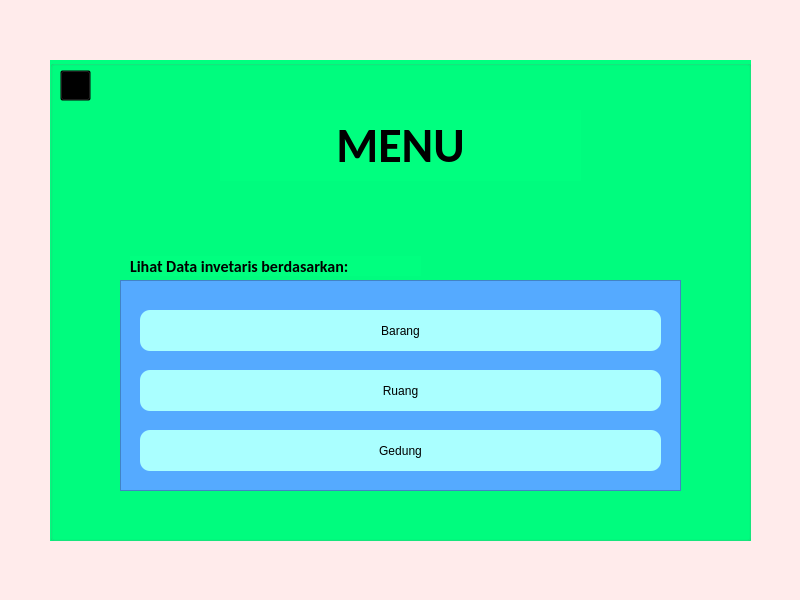
<?xml version="1.0" encoding="UTF-8"?>
<ui version="4.0">
 <class>Menu</class>
 <widget class="QMainWindow" name="Menu">
  <property name="geometry">
   <rect>
    <x>0</x>
    <y>0</y>
    <width>800</width>
    <height>600</height>
   </rect>
  </property>
  <property name="windowTitle">
   <string>Menu</string>
  </property>
  <property name="styleSheet">
   <string notr="true">background-color: rgb(255, 235, 235);</string>
  </property>
  <widget class="QWidget" name="centralwidget">
   <widget class="QGroupBox" name="Login_view">
    <property name="geometry">
     <rect>
      <x>50</x>
      <y>60</y>
      <width>701</width>
      <height>481</height>
     </rect>
    </property>
    <property name="autoFillBackground">
     <bool>false</bool>
    </property>
    <property name="styleSheet">
     <string notr="true">background-color: rgb(0, 255, 127);
color: qlineargradient(spread:reflect, x1:1, y1:1, x2:1, y2:0.494, stop:0 rgba(54, 54, 54, 199), stop:1 rgba(255, 255, 255, 255));
</string>
    </property>
    <property name="title">
     <string/>
    </property>
    <widget class="QLabel" name="label">
     <property name="geometry">
      <rect>
       <x>170</x>
       <y>50</y>
       <width>361</width>
       <height>71</height>
      </rect>
     </property>
     <property name="font">
      <font>
       <family>Calibri</family>
       <pointsize>36</pointsize>
       <weight>75</weight>
       <bold>true</bold>
      </font>
     </property>
     <property name="styleSheet">
      <string notr="true">color: rgb(0, 0, 0);</string>
     </property>
     <property name="text">
      <string>MENU</string>
     </property>
     <property name="alignment">
      <set>Qt::AlignCenter</set>
     </property>
    </widget>
    <widget class="QFrame" name="frame">
     <property name="geometry">
      <rect>
       <x>70</x>
       <y>220</y>
       <width>561</width>
       <height>211</height>
      </rect>
     </property>
     <property name="styleSheet">
      <string notr="true">background-color: rgb(85, 170, 255);</string>
     </property>
     <property name="frameShape">
      <enum>QFrame::StyledPanel</enum>
     </property>
     <property name="frameShadow">
      <enum>QFrame::Raised</enum>
     </property>
     <widget class="QPushButton" name="Barang">
      <property name="geometry">
       <rect>
        <x>20</x>
        <y>30</y>
        <width>521</width>
        <height>41</height>
       </rect>
      </property>
      <property name="styleSheet">
       <string notr="true">color: rgb(0, 0, 0);
background-color: rgb(170, 255, 255);
border-radius : 10px;</string>
      </property>
      <property name="text">
       <string>Barang</string>
      </property>
     </widget>
     <widget class="QPushButton" name="Gedung">
      <property name="geometry">
       <rect>
        <x>20</x>
        <y>150</y>
        <width>521</width>
        <height>41</height>
       </rect>
      </property>
      <property name="styleSheet">
       <string notr="true">color: rgb(0, 0, 0);
background-color: rgb(170, 255, 255);
border-radius : 10px;</string>
      </property>
      <property name="text">
       <string>Gedung</string>
      </property>
     </widget>
     <widget class="QPushButton" name="Ruang">
      <property name="geometry">
       <rect>
        <x>20</x>
        <y>90</y>
        <width>521</width>
        <height>41</height>
       </rect>
      </property>
      <property name="styleSheet">
       <string notr="true">color: rgb(0, 0, 0);
background-color: rgb(170, 255, 255);
border-radius : 10px;</string>
      </property>
      <property name="text">
       <string>Ruang</string>
      </property>
     </widget>
    </widget>
    <widget class="QLabel" name="label_2">
     <property name="geometry">
      <rect>
       <x>80</x>
       <y>196</y>
       <width>291</width>
       <height>20</height>
      </rect>
     </property>
     <property name="font">
      <font>
       <family>Calibri</family>
       <pointsize>12</pointsize>
       <weight>75</weight>
       <bold>true</bold>
      </font>
     </property>
     <property name="styleSheet">
      <string notr="true">color: rgb(0, 0, 0);</string>
     </property>
     <property name="text">
      <string>Lihat Data invetaris berdasarkan:</string>
     </property>
    </widget>
    <widget class="QPushButton" name="LogOutButton">
     <property name="geometry">
      <rect>
       <x>10</x>
       <y>10</y>
       <width>31</width>
       <height>31</height>
      </rect>
     </property>
     <property name="styleSheet">
      <string notr="true">background-color: transparent;</string>
     </property>
     <property name="text">
      <string/>
     </property>
    </widget>
    <widget class="QLabel" name="label_3">
     <property name="geometry">
      <rect>
       <x>10</x>
       <y>10</y>
       <width>31</width>
       <height>31</height>
      </rect>
     </property>
     <property name="text">
      <string/>
     </property>
     <property name="pixmap">
      <pixmap>icon/LogOut.png</pixmap>
     </property>
     <property name="scaledContents">
      <bool>true</bool>
     </property>
    </widget>
    <zorder>label</zorder>
    <zorder>frame</zorder>
    <zorder>label_2</zorder>
    <zorder>label_3</zorder>
    <zorder>LogOutButton</zorder>
   </widget>
  </widget>
 </widget>
 <resources/>
 <connections/>
</ui>
